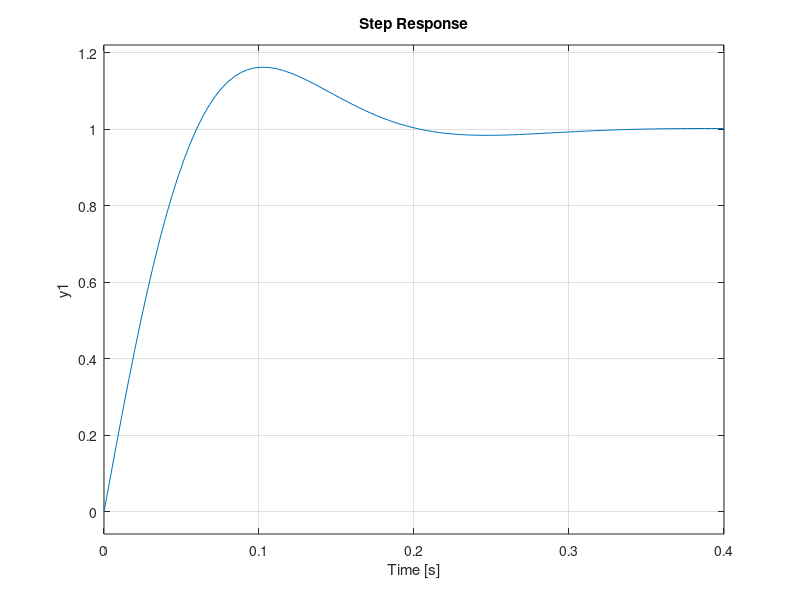
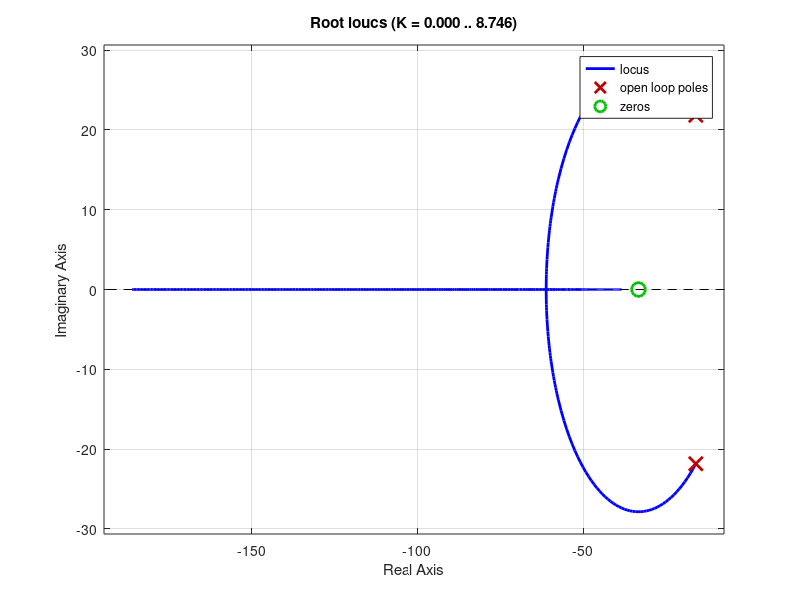
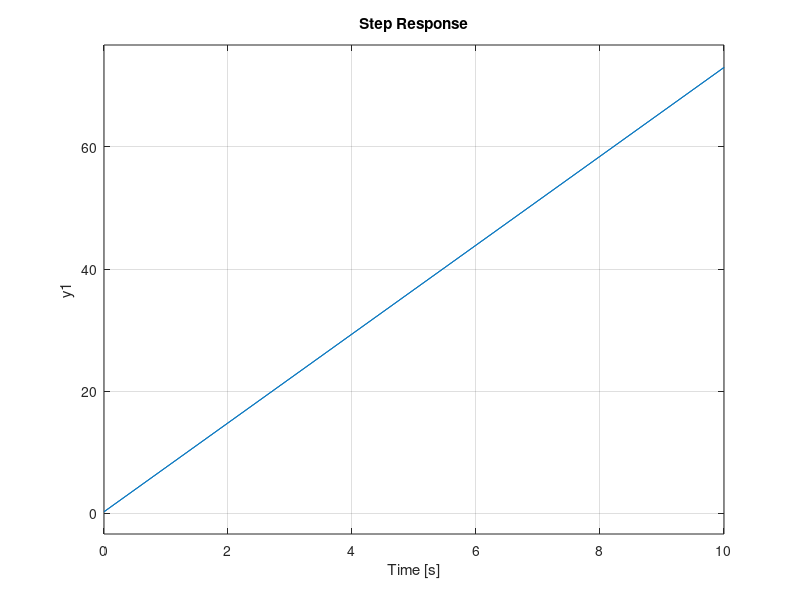
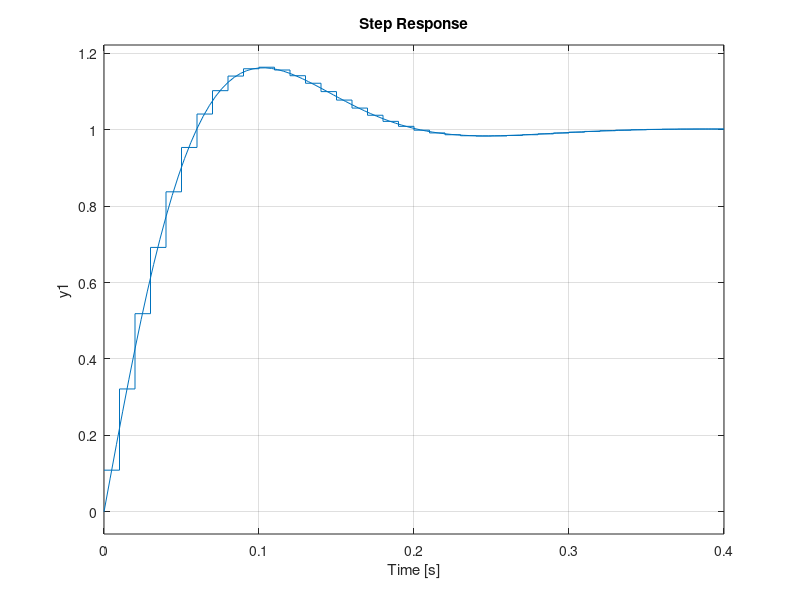

The MATLAB script that drew these images, in order: (Note: this script raises an error after producing the figures.)
clear;
clc;
close all;

s = tf('s');
Mp = 0.1;
Ts = 0.25;
% Mp = 0.15;
% Ts = 0.25;
G_semnada = 100.6/(s+10);
% figure;
% step(feedback(G_semnada,1))

Qsi = sqrt(((log(Mp))^2)/(pi^2 +(log(Mp))^2))
ang_poss_polMF = rad2deg(acos(Qsi))

Wn = 4/(Ts*Qsi)

Pd = -Qsi*Wn + i*(Wn*sqrt(1-Qsi^2))
contrib_ang = rad2deg(angle(100.6/(Pd+10)))

angulo=contrib_ang-(rad2deg(angle(Pd)))

phi = -180 - angulo

a = -(real(Pd)-((imag(Pd))/tan(deg2rad(phi))))

K = 1/(abs((100.6/(Pd+10))*((Pd+a)/Pd)))
% figure;
% rlocus(feedback(G_semnada,1))

C = K*(s+a)/s
G_semnada*C
figure;
step(feedback(G_semnada*C,1))


figure;
rlocus(feedback(G_semnada*C,1))
% Cz = c2d(C,0.0005,'tustin')
Ts_tustin = 0.01; %100hz 0.01 seg 10.000 microseg
% Ts_tustin = 0.0512/8000;

Cz = c2d(C,Ts_tustin,'tustin')
G_semnada_z = c2d(G_semnada,Ts_tustin,'tustin')
figure;
step(Cz)
hold on
step(C);
figure;
step(feedback(G_semnada*C,1))
hold on
step(feedback(G_semnada_z*Cz,1))
disp(Cz)
info = stepinfo(feedback(G_semnada*C,1))


C = 0.64/s;
G = 10.8/(0.1*s+1);
figure;
rlocus(feedback(G*C,1))